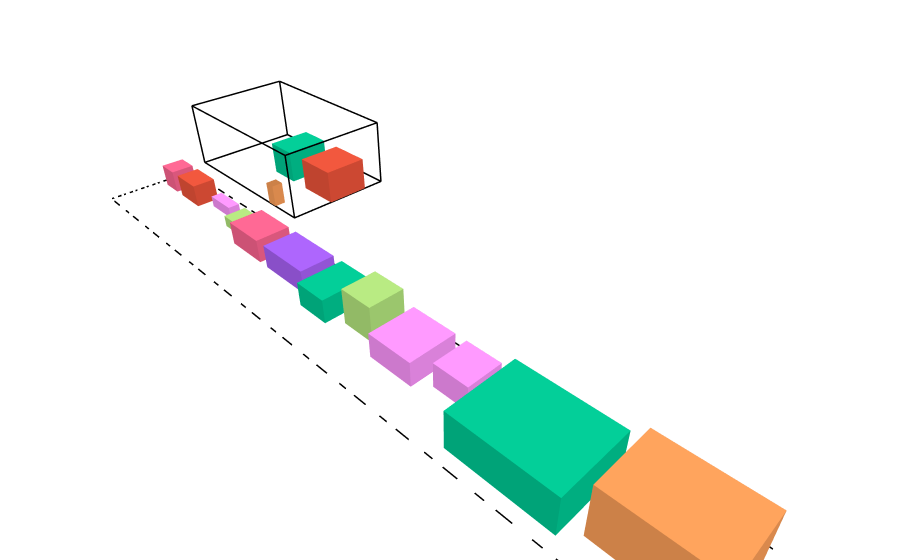

The notebook cell this image was saved under:
### Markdown cell above
## **Pengujian 2**

Dalam pengujian kedua, akan digunakan dataset berikut dengan $1$ truk dan $19$ paket.

### Code cell
trucks_2 = [
   Truck("T1", 10, 16, 6, 250)
]
packages_2 = [
   Package("A1", 2, 2, 2, 90, 8, False, 1),
   Package("A2", 2, 3, 2, 85, 10, False, 2),
   Package("A3", 1, 3, 1, 70, 5, True, 1),
   Package("A4", 2, 2, 1, 65, 6, False, 3),
   
   Package("B1", 3, 4, 2, 100, 18, False, 4),
   Package("B2", 4, 4, 3, 110, 22, False, 2),
   Package("B3", 3, 5, 2, 95, 20, True, 3),
   Package("B4", 4, 3, 2, 85, 16, False, 5),
   Package("B5", 3, 3, 3, 90, 19, False, 1),
   
   Package("H1", 3, 4, 3, 160, 45, False, 2),
   Package("H2", 4, 4, 2, 140, 38, False, 6),
   Package("H3", 3, 3, 2, 120, 32, True, 1),
   
   Package("T1", 6, 8, 3, 35, 42, False, 7),
   Package("T2", 5, 7, 4, 30, 38, False, 6),
   
   Package("S1", 1, 1, 1, 25, 2, False, 1),
   Package("S2", 1, 2, 1, 30, 3, False, 2),
   Package("S3", 2, 1, 1, 28, 3, True, 4),
   Package("S4", 1, 1, 2, 20, 2, False, 3),
   Package("S5", 2, 2, 1, 35, 4, False, 5)
]

initial_state_2 = State(packages_2, trucks_2, init="random_feasible")
draw_state(initial_state_2)

### Figure 1 — Plotly figure (JSON) as saved in the notebook; plotly's stock layout.template omitted (floating-point values rounded to 4 significant figures)
{"data": [{"hovertemplate": "%{hovertext}<extra></extra>", "hovertext": ["<b>ID:</b> T1<br><b>Size:</b> 10x16x6<br><b>Max_Capacity:</b> 250<br>", "<b>ID:</b> T1<br><b>Size:</b> 10x16x6<br><b>Max_Capacity:</b> 250<br>", "<b>ID:</b> T1<br><b>Size:</b> 10x16x6<br><b>Max_Capacity:</b> 250<br>", "<b>ID:</b> T1<br><b>Size:</b> 10x16x6<br><b>Max_Capacity:</b> 250<br>", "<b>ID:</b> T1<br><b>Size:</b> 10x16x6<br><b>Max_Capacity:</b> 250<br>", "<b>ID:</b> T1<br><b>Size:</b> 10x16x6<br><b>Max_Capacity:</b> 250<br>", "<b>ID:</b> T1<br><b>Size:</b> 10x16x6<br><b>Max_Capacity:</b> 250<br>", "<b>ID:</b> T1<br><b>Size:</b> 10x16x6<br><b>Max_Capacity:</b> 250<br>", "<b>ID:</b> T1<br><b>Size:</b> 10x16x6<br><b>Max_Capacity:</b> 250<br>", "<b>ID:</b> T1<br><b>Size:</b> 10x16x6<br><b>Max_Capacity:</b> 250<br>", "<b>ID:</b> T1<br><b>Size:</b> 10x16x6<br><b>Max_Capacity:</b> 250<br>", "<b>ID:</b> T1<br><b>Size:</b> 10x16x6<br><b>Max_Capacity:</b> 250<br>", "<b>ID:</b> T1<br><b>Size:</b> 10x16x6<br><b>Max_Capacity:</b> 250<br>", "<b>ID:</b> T1<br><b>Size:</b> 10x16x6<br><b>Max_Capacity:</b> 250<br>", "<b>ID:</b> T1<br><b>Size:</b> 10x16x6<br><b>Max_Capacity:</b> 250<br>", "<b>ID:</b> T1<br><b>Size:</b> 10x16x6<br><b>Max_Capacity:</b> 250<br>", "<b>ID:</b> T1<br><b>Size:</b> 10x16x6<br><b>Max_Capacity:</b> 250<br>", "<b>ID:</b> T1<br><b>Size:</b> 10x16x6<br><b>Max_Capacity:</b> 250<br>", "<b>ID:</b> T1<br><b>Size:</b> 10x16x6<br><b>Max_Capacity:</b> 250<br>", "<b>ID:</b> T1<br><b>Size:</b> 10x16x6<br><b>Max_Capacity:</b> 250<br>", "<b>ID:</b> T1<br><b>Size:</b> 10x16x6<br><b>Max_Capacity:</b> 250<br>", "<b>ID:</b> T1<br><b>Size:</b> 10x16x6<br><b>Max_Capacity:</b> 250<br>", "<b>ID:</b> T1<br><b>Size:</b> 10x16x6<br><b>Max_Capacity:</b> 250<br>", "<b>ID:</b> T1<br><b>Size:</b> 10x16x6<br><b>Max_Capacity:</b> 250<br>"], "line": {"color": "black", "width": 3}, "mode": "lines", "name": "Truck T1", "showlegend": false, "type": "scatter3d", "x": [0, 10, 10, 0, 0, null, 0, 10, 10, 0, 0, null, 0, 0, null, 10, 10, null, 10, 10, null, 0, 0, null], "y": [0, 0, 16, 16, 0, null, 0, 0, 16, 16, 0, null, 0, 0, null, 0, 0, null, 16, 16, null, 16, 16, null], "z": [0, 0, 0, 0, 0, null, 6, 6, 6, 6, 6, null, 0, 6, null, 0, 6, null, 0, 6, null, 0, 6, null]}, {"alphahull": 0, "color": "#EF553B", "flatshading": true, "hovertemplate": "%{hovertext}<extra></extra>", "hovertext": ["<b>ID:</b> B2<br><b>Position:</b> (2, 12, 0)<br><b>Size:</b> 4x4x3<br><b>Value:</b> 110<br><b>Weight:</b> 22<br><b>Is_Fragile:</b> False<br><b>ETA:</b> 2", "<b>ID:</b> B2<br><b>Position:</b> (2, 12, 0)<br><b>Size:</b> 4x4x3<br><b>Value:</b> 110<br><b>Weight:</b> 22<br><b>Is_Fragile:</b> False<br><b>ETA:</b> 2", "<b>ID:</b> B2<br><b>Position:</b> (2, 12, 0)<br><b>Size:</b> 4x4x3<br><b>Value:</b> 110<br><b>Weight:</b> 22<br><b>Is_Fragile:</b> False<br><b>ETA:</b> 2", "<b>ID:</b> B2<br><b>Position:</b> (2, 12, 0)<br><b>Size:</b> 4x4x3<br><b>Value:</b> 110<br><b>Weight:</b> 22<br><b>Is_Fragile:</b> False<br><b>ETA:</b> 2", "<b>ID:</b> B2<br><b>Position:</b> (2, 12, 0)<br><b>Size:</b> 4x4x3<br><b>Value:</b> 110<br><b>Weight:</b> 22<br><b>Is_Fragile:</b> False<br><b>ETA:</b> 2", "<b>ID:</b> B2<br><b>Position:</b> (2, 12, 0)<br><b>Size:</b> 4x4x3<br><b>Value:</b> 110<br><b>Weight:</b> 22<br><b>Is_Fragile:</b> False<br><b>ETA:</b> 2", "<b>ID:</b> B2<br><b>Position:</b> (2, 12, 0)<br><b>Size:</b> 4x4x3<br><b>Value:</b> 110<br><b>Weight:</b> 22<br><b>Is_Fragile:</b> False<br><b>ETA:</b> 2", "<b>ID:</b> B2<br><b>Position:</b> (2, 12, 0)<br><b>Size:</b> 4x4x3<br><b>Value:</b> 110<br><b>Weight:</b> 22<br><b>Is_Fragile:</b> False<br><b>ETA:</b> 2"], "name": "Package B2", "opacity": 1, "showlegend": false, "type": "mesh3d", "x": [2, 6, 6, 2, 2, 6, 6, 2], "y": [12, 12, 16, 16, 12, 12, 16, 16], "z": [0, 0, 0, 0, 3, 3, 3, 3]}, {"alphahull": 0, "color": "#00CC96", "flatshading": true, "hovertemplate": "%{hovertext}<extra></extra>", "hovertext": ["<b>ID:</b> H1<br><b>Position:</b> (2, 7, 0)<br><b>Size:</b> 4x3x3<br><b>Value:</b> 160<br><b>Weight:</b> 45<br><b>Is_Fragile:</b> False<br><b>ETA:</b> 2", "<b>ID:</b> H1<br><b>Position:</b> (2, 7, 0)<br><b>Size:</b> 4x3x3<br><b>Value:</b> 160<br><b>Weight:</b> 45<br><b>Is_Fragile:</b> False<br><b>ETA:</b> 2", "<b>ID:</b> H1<br><b>Position:</b> (2, 7, 0)<br><b>Size:</b> 4x3x3<br><b>Value:</b> 160<br><b>Weight:</b> 45<br><b>Is_Fragile:</b> False<br><b>ETA:</b> 2", "<b>ID:</b> H1<br><b>Position:</b> (2, 7, 0)<br><b>Size:</b> 4x3x3<br><b>Value:</b> 160<br><b>Weight:</b> 45<br><b>Is_Fragile:</b> False<br><b>ETA:</b> 2", "<b>ID:</b> H1<br><b>Position:</b> (2, 7, 0)<br><b>Size:</b> 4x3x3<br><b>Value:</b> 160<br><b>Weight:</b> 45<br><b>Is_Fragile:</b> False<br><b>ETA:</b> 2", "<b>ID:</b> H1<br><b>Position:</b> (2, 7, 0)<br><b>Size:</b> 4x3x3<br><b>Value:</b> 160<br><b>Weight:</b> 45<br><b>Is_Fragile:</b> False<br><b>ETA:</b> 2", "<b>ID:</b> H1<br><b>Position:</b> (2, 7, 0)<br><b>Size:</b> 4x3x3<br><b>Value:</b> 160<br><b>Weight:</b> 45<br><b>Is_Fragile:</b> False<br><b>ETA:</b> 2", "<b>ID:</b> H1<br><b>Position:</b> (2, 7, 0)<br><b>Size:</b> 4x3x3<br><b>Value:</b> 160<br><b>Weight:</b> 45<br><b>Is_Fragile:</b> False<br><b>ETA:</b> 2"], "name": "Package H1", "opacity": 1, "showlegend": false, "type": "mesh3d", "x": [2, 6, 6, 2, 2, 6, 6, 2], "y": [7, 7, 10, 10, 7, 7, 10, 10], "z": [0, 0, 0, 0, 3, 3, 3, 3]}, {"alphahull": 0, "color": "#FFA15A", "flatshading": true, "hovertemplate": "%{hovertext}<extra></extra>", "hovertext": ["<b>ID:</b> S3<br><b>Position:</b> (9, 12, 0)<br><b>Size:</b> 1x1x2<br><b>Value:</b> 28<br><b>Weight:</b> 3<br><b>Is_Fragile:</b> True<br><b>ETA:</b> 4", "<b>ID:</b> S3<br><b>Position:</b> (9, 12, 0)<br><b>Size:</b> 1x1x2<br><b>Value:</b> 28<br><b>Weight:</b> 3<br><b>Is_Fragile:</b> True<br><b>ETA:</b> 4", "<b>ID:</b> S3<br><b>Position:</b> (9, 12, 0)<br><b>Size:</b> 1x1x2<br><b>Value:</b> 28<br><b>Weight:</b> 3<br><b>Is_Fragile:</b> True<br><b>ETA:</b> 4", "<b>ID:</b> S3<br><b>Position:</b> (9, 12, 0)<br><b>Size:</b> 1x1x2<br><b>Value:</b> 28<br><b>Weight:</b> 3<br><b>Is_Fragile:</b> True<br><b>ETA:</b> 4", "<b>ID:</b> S3<br><b>Position:</b> (9, 12, 0)<br><b>Size:</b> 1x1x2<br><b>Value:</b> 28<br><b>Weight:</b> 3<br><b>Is_Fragile:</b> True<br><b>ETA:</b> 4", "<b>ID:</b> S3<br><b>Position:</b> (9, 12, 0)<br><b>Size:</b> 1x1x2<br><b>Value:</b> 28<br><b>Weight:</b> 3<br><b>Is_Fragile:</b> True<br><b>ETA:</b> 4", "<b>ID:</b> S3<br><b>Position:</b> (9, 12, 0)<br><b>Size:</b> 1x1x2<br><b>Value:</b> 28<br><b>Weight:</b> 3<br><b>Is_Fragile:</b> True<br><b>ETA:</b> 4", "<b>ID:</b> S3<br><b>Position:</b> (9, 12, 0)<br><b>Size:</b> 1x1x2<br><b>Value:</b> 28<br><b>Weight:</b> 3<br><b>Is_Fragile:</b> True<br><b>ETA:</b> 4"], "name": "Package S3", "opacity": 1, "showlegend": false, "type": "mesh3d", "x": [9, 10, 10, 9, 9, 10, 10, 9], "y": [12, 12, 13, 13, 12, 12, 13, 13], "z": [0, 0, 0, 0, 2, 2, 2, 2]}, {"alphahull": 0, "color": "#FF6692", "flatshading": true, "hovertemplate": "%{hovertext}<extra></extra>", "hovertext": ["<b>ID:</b> A1<br><b>Position:</b> (1.0, 1, 0)<br><b>Size:</b> 2x2x2<br><b>Value:</b> 90<br><b>Weight:</b> 8<br><b>Is_Fragile:</b> False<br><b>ETA:</b> 1", "<b>ID:</b> A1<br><b>Position:</b> (1.0, 1, 0)<br><b>Size:</b> 2x2x2<br><b>Value:</b> 90<br><b>Weight:</b> 8<br><b>Is_Fragile:</b> False<br><b>ETA:</b> 1", "<b>ID:</b> A1<br><b>Position:</b> (1.0, 1, 0)<br><b>Size:</b> 2x2x2<br><b>Value:</b> 90<br><b>Weight:</b> 8<br><b>Is_Fragile:</b> False<br><b>ETA:</b> 1", "<b>ID:</b> A1<br><b>Position:</b> (1.0, 1, 0)<br><b>Size:</b> 2x2x2<br><b>Value:</b> 90<br><b>Weight:</b> 8<br><b>Is_Fragile:</b> False<br><b>ETA:</b> 1", "<b>ID:</b> A1<br><b>Position:</b> (1.0, 1, 0)<br><b>Size:</b> 2x2x2<br><b>Value:</b> 90<br><b>Weight:</b> 8<br><b>Is_Fragile:</b> False<br><b>ETA:</b> 1", "<b>ID:</b> A1<br><b>Position:</b> (1.0, 1, 0)<br><b>Size:</b> 2x2x2<br><b>Value:</b> 90<br><b>Weight:</b> 8<br><b>Is_Fragile:</b> False<br><b>ETA:</b> 1", "<b>ID:</b> A1<br><b>Position:</b> (1.0, 1, 0)<br><b>Size:</b> 2x2x2<br><b>Value:</b> 90<br><b>Weight:</b> 8<br><b>Is_Fragile:</b> False<br><b>ETA:</b> 1", "<b>ID:</b> A1<br><b>Position:</b> (1.0, 1, 0)<br><b>Size:</b> 2x2x2<br><b>Value:</b> 90<br><b>Weight:</b> 8<br><b>Is_Fragile:</b> False<br><b>ETA:</b> 1"], "name": "Package A1", "opacity": 1, "showlegend": false, "type": "mesh3d", "x": [13, 15, 15, 13, 13, 15, 15, 13], "y": [2, 2, 4, 4, 2, 2, 4, 4], "z": [0, 0, 0, 0, 2, 2, 2, 2]}, {"alphahull": 0, "color": "#EF553B", "flatshading": true, "hovertemplate": "%{hovertext}<extra></extra>", "hovertext": ["<b>ID:</b> A2<br><b>Position:</b> (1.0, 4, 0)<br><b>Size:</b> 2x3x2<br><b>Value:</b> 85<br><b>Weight:</b> 10<br><b>Is_Fragile:</b> False<br><b>ETA:</b> 2", "<b>ID:</b> A2<br><b>Position:</b> (1.0, 4, 0)<br><b>Size:</b> 2x3x2<br><b>Value:</b> 85<br><b>Weight:</b> 10<br><b>Is_Fragile:</b> False<br><b>ETA:</b> 2", "<b>ID:</b> A2<br><b>Position:</b> (1.0, 4, 0)<br><b>Size:</b> 2x3x2<br><b>Value:</b> 85<br><b>Weight:</b> 10<br><b>Is_Fragile:</b> False<br><b>ETA:</b> 2", "<b>ID:</b> A2<br><b>Position:</b> (1.0, 4, 0)<br><b>Size:</b> 2x3x2<br><b>Value:</b> 85<br><b>Weight:</b> 10<br><b>Is_Fragile:</b> False<br><b>ETA:</b> 2", "<b>ID:</b> A2<br><b>Position:</b> (1.0, 4, 0)<br><b>Size:</b> 2x3x2<br><b>Value:</b> 85<br><b>Weight:</b> 10<br><b>Is_Fragile:</b> False<br><b>ETA:</b> 2", "<b>ID:</b> A2<br><b>Position:</b> (1.0, 4, 0)<br><b>Size:</b> 2x3x2<br><b>Value:</b> 85<br><b>Weight:</b> 10<br><b>Is_Fragile:</b> False<br><b>ETA:</b> 2", "<b>ID:</b> A2<br><b>Position:</b> (1.0, 4, 0)<br><b>Size:</b> 2x3x2<br><b>Value:</b> 85<br><b>Weight:</b> 10<br><b>Is_Fragile:</b> False<br><b>ETA:</b> 2", "<b>ID:</b> A2<br><b>Position:</b> (1.0, 4, 0)<br><b>Size:</b> 2x3x2<br><b>Value:</b> 85<br><b>Weight:</b> 10<br><b>Is_Fragile:</b> False<br><b>ETA:</b> 2"], "name": "Package A2", "opacity": 1, "showlegend": false, "type": "mesh3d", "x": [13, 15, 15, 13, 13, 15, 15, 13], "y": [5, 5, 8, 8, 5, 5, 8, 8], "z": [0, 0, 0, 0, 2, 2, 2, 2]}, {"alphahull": 0, "color": "#FF97FF", "flatshading": true, "hovertemplate": "%{hovertext}<extra></extra>", "hovertext": ["<b>ID:</b> A3<br><b>Position:</b> (1.0, 8, 0)<br><b>Size:</b> 1x3x1<br><b>Value:</b> 70<br><b>Weight:</b> 5<br><b>Is_Fragile:</b> True<br><b>ETA:</b> 1", "<b>ID:</b> A3<br><b>Position:</b> (1.0, 8, 0)<br><b>Size:</b> 1x3x1<br><b>Value:</b> 70<br><b>Weight:</b> 5<br><b>Is_Fragile:</b> True<br><b>ETA:</b> 1", "<b>ID:</b> A3<br><b>Position:</b> (1.0, 8, 0)<br><b>Size:</b> 1x3x1<br><b>Value:</b> 70<br><b>Weight:</b> 5<br><b>Is_Fragile:</b> True<br><b>ETA:</b> 1", "<b>ID:</b> A3<br><b>Position:</b> (1.0, 8, 0)<br><b>Size:</b> 1x3x1<br><b>Value:</b> 70<br><b>Weight:</b> 5<br><b>Is_Fragile:</b> True<br><b>ETA:</b> 1", "<b>ID:</b> A3<br><b>Position:</b> (1.0, 8, 0)<br><b>Size:</b> 1x3x1<br><b>Value:</b> 70<br><b>Weight:</b> 5<br><b>Is_Fragile:</b> True<br><b>ETA:</b> 1", "<b>ID:</b> A3<br><b>Position:</b> (1.0, 8, 0)<br><b>Size:</b> 1x3x1<br><b>Value:</b> 70<br><b>Weight:</b> 5<br><b>Is_Fragile:</b> True<br><b>ETA:</b> 1", "<b>ID:</b> A3<br><b>Position:</b> (1.0, 8, 0)<br><b>Size:</b> 1x3x1<br><b>Value:</b> 70<br><b>Weight:</b> 5<br><b>Is_Fragile:</b> True<br><b>ETA:</b> 1", "<b>ID:</b> A3<br><b>Position:</b> (1.0, 8, 0)<br><b>Size:</b> 1x3x1<br><b>Value:</b> 70<br><b>Weight:</b> 5<br><b>Is_Fragile:</b> True<br><b>ETA:</b> 1"], "name": "Package A3", "opacity": 1, "showlegend": false, "type": "mesh3d", "x": [13, 14, 14, 13, 13, 14, 14, 13], "y": [9, 9, 12, 12, 9, 9, 12, 12], "z": [0, 0, 0, 0, 1, 1, 1, 1]}, {"alphahull": 0, "color": "#B6E880", "flatshading": true, "hovertemplate": "%{hovertext}<extra></extra>", "hovertext": ["<b>ID:</b> A4<br><b>Position:</b> (1.0, 12, 0)<br><b>Size:</b> 2x2x1<br><b>Value:</b> 65<br><b>Weight:</b> 6<br><b>Is_Fragile:</b> False<br><b>ETA:</b> 3", "<b>ID:</b> A4<br><b>Position:</b> (1.0, 12, 0)<br><b>Size:</b> 2x2x1<br><b>Value:</b> 65<br><b>Weight:</b> 6<br><b>Is_Fragile:</b> False<br><b>ETA:</b> 3", "<b>ID:</b> A4<br><b>Position:</b> (1.0, 12, 0)<br><b>Size:</b> 2x2x1<br><b>Value:</b> 65<br><b>Weight:</b> 6<br><b>Is_Fragile:</b> False<br><b>ETA:</b> 3", "<b>ID:</b> A4<br><b>Position:</b> (1.0, 12, 0)<br><b>Size:</b> 2x2x1<br><b>Value:</b> 65<br><b>Weight:</b> 6<br><b>Is_Fragile:</b> False<br><b>ETA:</b> 3", "<b>ID:</b> A4<br><b>Position:</b> (1.0, 12, 0)<br><b>Size:</b> 2x2x1<br><b>Value:</b> 65<br><b>Weight:</b> 6<br><b>Is_Fragile:</b> False<br><b>ETA:</b> 3", "<b>ID:</b> A4<br><b>Position:</b> (1.0, 12, 0)<br><b>Size:</b> 2x2x1<br><b>Value:</b> 65<br><b>Weight:</b> 6<br><b>Is_Fragile:</b> False<br><b>ETA:</b> 3", "<b>ID:</b> A4<br><b>Position:</b> (1.0, 12, 0)<br><b>Size:</b> 2x2x1<br><b>Value:</b> 65<br><b>Weight:</b> 6<br><b>Is_Fragile:</b> False<br><b>ETA:</b> 3", "<b>ID:</b> A4<br><b>Position:</b> (1.0, 12, 0)<br><b>Size:</b> 2x2x1<br><b>Value:</b> 65<br><b>Weight:</b> 6<br><b>Is_Fragile:</b> False<br><b>ETA:</b> 3"], "name": "Package A4", "opacity": 1, "showlegend": false, "type": "mesh3d", "x": [13, 15, 15, 13, 13, 15, 15, 13], "y": [13, 13, 15, 15, 13, 13, 15, 15], "z": [0, 0, 0, 0, 1, 1, 1, 1]}, {"alphahull": 0, "color": "#FF6692", "flatshading": true, "hovertemplate": "%{hovertext}<extra></extra>", "hovertext": ["<b>ID:</b> B1<br><b>Position:</b> (1.0, 15, 0)<br><b>Size:</b> 3x4x2<br><b>Value:</b> 100<br><b>Weight:</b> 18<br><b>Is_Fragile:</b> False<br><b>ETA:</b> 4", "<b>ID:</b> B1<br><b>Position:</b> (1.0, 15, 0)<br><b>Size:</b> 3x4x2<br><b>Value:</b> 100<br><b>Weight:</b> 18<br><b>Is_Fragile:</b> False<br><b>ETA:</b> 4", "<b>ID:</b> B1<br><b>Position:</b> (1.0, 15, 0)<br><b>Size:</b> 3x4x2<br><b>Value:</b> 100<br><b>Weight:</b> 18<br><b>Is_Fragile:</b> False<br><b>ETA:</b> 4", "<b>ID:</b> B1<br><b>Position:</b> (1.0, 15, 0)<br><b>Size:</b> 3x4x2<br><b>Value:</b> 100<br><b>Weight:</b> 18<br><b>Is_Fragile:</b> False<br><b>ETA:</b> 4", "<b>ID:</b> B1<br><b>Position:</b> (1.0, 15, 0)<br><b>Size:</b> 3x4x2<br><b>Value:</b> 100<br><b>Weight:</b> 18<br><b>Is_Fragile:</b> False<br><b>ETA:</b> 4", "<b>ID:</b> B1<br><b>Position:</b> (1.0, 15, 0)<br><b>Size:</b> 3x4x2<br><b>Value:</b> 100<br><b>Weight:</b> 18<br><b>Is_Fragile:</b> False<br><b>ETA:</b> 4", "<b>ID:</b> B1<br><b>Position:</b> (1.0, 15, 0)<br><b>Size:</b> 3x4x2<br><b>Value:</b> 100<br><b>Weight:</b> 18<br><b>Is_Fragile:</b> False<br><b>ETA:</b> 4", "<b>ID:</b> B1<br><b>Position:</b> (1.0, 15, 0)<br><b>Size:</b> 3x4x2<br><b>Value:</b> 100<br><b>Weight:</b> 18<br><b>Is_Fragile:</b> False<br><b>ETA:</b> 4"], "name": "Package B1", "opacity": 1, "showlegend": false, "type": "mesh3d", "x": [13, 16, 16, 13, 13, 16, 16, 13], "y": [16, 16, 20, 20, 16, 16, 20, 20], "z": [0, 0, 0, 0, 2, 2, 2, 2]}, {"alphahull": 0, "color": "#AB63FA", "flatshading": true, "hovertemplate": "%{hovertext}<extra></extra>", "hovertext": ["<b>ID:</b> B3<br><b>Position:</b> (1.0, 20, 0)<br><b>Size:</b> 3x5x2<br><b>Value:</b> 95<br><b>Weight:</b> 20<br><b>Is_Fragile:</b> True<br><b>ETA:</b> 3", "<b>ID:</b> B3<br><b>Position:</b> (1.0, 20, 0)<br><b>Size:</b> 3x5x2<br><b>Value:</b> 95<br><b>Weight:</b> 20<br><b>Is_Fragile:</b> True<br><b>ETA:</b> 3", "<b>ID:</b> B3<br><b>Position:</b> (1.0, 20, 0)<br><b>Size:</b> 3x5x2<br><b>Value:</b> 95<br><b>Weight:</b> 20<br><b>Is_Fragile:</b> True<br><b>ETA:</b> 3", "<b>ID:</b> B3<br><b>Position:</b> (1.0, 20, 0)<br><b>Size:</b> 3x5x2<br><b>Value:</b> 95<br><b>Weight:</b> 20<br><b>Is_Fragile:</b> True<br><b>ETA:</b> 3", "<b>ID:</b> B3<br><b>Position:</b> (1.0, 20, 0)<br><b>Size:</b> 3x5x2<br><b>Value:</b> 95<br><b>Weight:</b> 20<br><b>Is_Fragile:</b> True<br><b>ETA:</b> 3", "<b>ID:</b> B3<br><b>Position:</b> (1.0, 20, 0)<br><b>Size:</b> 3x5x2<br><b>Value:</b> 95<br><b>Weight:</b> 20<br><b>Is_Fragile:</b> True<br><b>ETA:</b> 3", "<b>ID:</b> B3<br><b>Position:</b> (1.0, 20, 0)<br><b>Size:</b> 3x5x2<br><b>Value:</b> 95<br><b>Weight:</b> 20<br><b>Is_Fragile:</b> True<br><b>ETA:</b> 3", "<b>ID:</b> B3<br><b>Position:</b> (1.0, 20, 0)<br><b>Size:</b> 3x5x2<br><b>Value:</b> 95<br><b>Weight:</b> 20<br><b>Is_Fragile:</b> True<br><b>ETA:</b> 3"], "name": "Package B3", "opacity": 1, "showlegend": false, "type": "mesh3d", "x": [13, 16, 16, 13, 13, 16, 16, 13], "y": [21, 21, 26, 26, 21, 21, 26, 26], "z": [0, 0, 0, 0, 2, 2, 2, 2]}, {"alphahull": 0, "color": "#00CC96", "flatshading": true, "hovertemplate": "%{hovertext}<extra></extra>", "hovertext": ["<b>ID:</b> B4<br><b>Position:</b> (1.0, 26, 0)<br><b>Size:</b> 4x3x2<br><b>Value:</b> 85<br><b>Weight:</b> 16<br><b>Is_Fragile:</b> False<br><b>ETA:</b> 5", "<b>ID:</b> B4<br><b>Position:</b> (1.0, 26, 0)<br><b>Size:</b> 4x3x2<br><b>Value:</b> 85<br><b>Weight:</b> 16<br><b>Is_Fragile:</b> False<br><b>ETA:</b> 5", "<b>ID:</b> B4<br><b>Position:</b> (1.0, 26, 0)<br><b>Size:</b> 4x3x2<br><b>Value:</b> 85<br><b>Weight:</b> 16<br><b>Is_Fragile:</b> False<br><b>ETA:</b> 5", "<b>ID:</b> B4<br><b>Position:</b> (1.0, 26, 0)<br><b>Size:</b> 4x3x2<br><b>Value:</b> 85<br><b>Weight:</b> 16<br><b>Is_Fragile:</b> False<br><b>ETA:</b> 5", "<b>ID:</b> B4<br><b>Position:</b> (1.0, 26, 0)<br><b>Size:</b> 4x3x2<br><b>Value:</b> 85<br><b>Weight:</b> 16<br><b>Is_Fragile:</b> False<br><b>ETA:</b> 5", "<b>ID:</b> B4<br><b>Position:</b> (1.0, 26, 0)<br><b>Size:</b> 4x3x2<br><b>Value:</b> 85<br><b>Weight:</b> 16<br><b>Is_Fragile:</b> False<br><b>ETA:</b> 5", "<b>ID:</b> B4<br><b>Position:</b> (1.0, 26, 0)<br><b>Size:</b> 4x3x2<br><b>Value:</b> 85<br><b>Weight:</b> 16<br><b>Is_Fragile:</b> False<br><b>ETA:</b> 5", "<b>ID:</b> B4<br><b>Position:</b> (1.0, 26, 0)<br><b>Size:</b> 4x3x2<br><b>Value:</b> 85<br><b>Weight:</b> 16<br><b>Is_Fragile:</b> False<br><b>ETA:</b> 5"], "name": "Package B4", "opacity": 1, "showlegend": false, "type": "mesh3d", "x": [13, 17, 17, 13, 13, 17, 17, 13], "y": [27, 27, 30, 30, 27, 27, 30, 30], "z": [0, 0, 0, 0, 2, 2, 2, 2]}, {"alphahull": 0, "color": "#B6E880", "flatshading": true, "hovertemplate": "%{hovertext}<extra></extra>", "hovertext": ["<b>ID:</b> B5<br><b>Position:</b> (1.0, 30, 0)<br><b>Size:</b> 3x3x3<br><b>Value:</b> 90<br><b>Weight:</b> 19<br><b>Is_Fragile:</b> False<br><b>ETA:</b> 1", "<b>ID:</b> B5<br><b>Position:</b> (1.0, 30, 0)<br><b>Size:</b> 3x3x3<br><b>Value:</b> 90<br><b>Weight:</b> 19<br><b>Is_Fragile:</b> False<br><b>ETA:</b> 1", "<b>ID:</b> B5<br><b>Position:</b> (1.0, 30, 0)<br><b>Size:</b> 3x3x3<br><b>Value:</b> 90<br><b>Weight:</b> 19<br><b>Is_Fragile:</b> False<br><b>ETA:</b> 1", "<b>ID:</b> B5<br><b>Position:</b> (1.0, 30, 0)<br><b>Size:</b> 3x3x3<br><b>Value:</b> 90<br><b>Weight:</b> 19<br><b>Is_Fragile:</b> False<br><b>ETA:</b> 1", "<b>ID:</b> B5<br><b>Position:</b> (1.0, 30, 0)<br><b>Size:</b> 3x3x3<br><b>Value:</b> 90<br><b>Weight:</b> 19<br><b>Is_Fragile:</b> False<br><b>ETA:</b> 1", "<b>ID:</b> B5<br><b>Position:</b> (1.0, 30, 0)<br><b>Size:</b> 3x3x3<br><b>Value:</b> 90<br><b>Weight:</b> 19<br><b>Is_Fragile:</b> False<br><b>ETA:</b> 1", "<b>ID:</b> B5<br><b>Position:</b> (1.0, 30, 0)<br><b>Size:</b> 3x3x3<br><b>Value:</b> 90<br><b>Weight:</b> 19<br><b>Is_Fragile:</b> False<br><b>ETA:</b> 1", "<b>ID:</b> B5<br><b>Position:</b> (1.0, 30, 0)<br><b>Size:</b> 3x3x3<br><b>Value:</b> 90<br><b>Weight:</b> 19<br><b>Is_Fragile:</b> False<br><b>ETA:</b> 1"], "name": "Package B5", "opacity": 1, "showlegend": false, "type": "mesh3d", "x": [13, 16, 16, 13, 13, 16, 16, 13], "y": [31, 31, 34, 34, 31, 31, 34, 34], "z": [0, 0, 0, 0, 3, 3, 3, 3]}, {"alphahull": 0, "color": "#FF97FF", "flatshading": true, "hovertemplate": "%{hovertext}<extra></extra>", "hovertext": ["<b>ID:</b> H2<br><b>Position:</b> (1.0, 34, 0)<br><b>Size:</b> 4x4x2<br><b>Value:</b> 140<br><b>Weight:</b> 38<br><b>Is_Fragile:</b> False<br><b>ETA:</b> 6", "<b>ID:</b> H2<br><b>Position:</b> (1.0, 34, 0)<br><b>Size:</b> 4x4x2<br><b>Value:</b> 140<br><b>Weight:</b> 38<br><b>Is_Fragile:</b> False<br><b>ETA:</b> 6", "<b>ID:</b> H2<br><b>Position:</b> (1.0, 34, 0)<br><b>Size:</b> 4x4x2<br><b>Value:</b> 140<br><b>Weight:</b> 38<br><b>Is_Fragile:</b> False<br><b>ETA:</b> 6", "<b>ID:</b> H2<br><b>Position:</b> (1.0, 34, 0)<br><b>Size:</b> 4x4x2<br><b>Value:</b> 140<br><b>Weight:</b> 38<br><b>Is_Fragile:</b> False<br><b>ETA:</b> 6", "<b>ID:</b> H2<br><b>Position:</b> (1.0, 34, 0)<br><b>Size:</b> 4x4x2<br><b>Value:</b> 140<br><b>Weight:</b> 38<br><b>Is_Fragile:</b> False<br><b>ETA:</b> 6", "<b>ID:</b> H2<br><b>Position:</b> (1.0, 34, 0)<br><b>Size:</b> 4x4x2<br><b>Value:</b> 140<br><b>Weight:</b> 38<br><b>Is_Fragile:</b> False<br><b>ETA:</b> 6", "<b>ID:</b> H2<br><b>Position:</b> (1.0, 34, 0)<br><b>Size:</b> 4x4x2<br><b>Value:</b> 140<br><b>Weight:</b> 38<br><b>Is_Fragile:</b> False<br><b>ETA:</b> 6", "<b>ID:</b> H2<br><b>Position:</b> (1.0, 34, 0)<br><b>Size:</b> 4x4x2<br><b>Value:</b> 140<br><b>Weight:</b> 38<br><b>Is_Fragile:</b> False<br><b>ETA:</b> 6"], "name": "Package H2", "opacity": 1, "showlegend": false, "type": "mesh3d", "x": [13, 17, 17, 13, 13, 17, 17, 13], "y": [35, 35, 39, 39, 35, 35, 39, 39], "z": [0, 0, 0, 0, 2, 2, 2, 2]}, {"alphahull": 0, "color": "#FF97FF", "flatshading": true, "hovertemplate": "%{hovertext}<extra></extra>", "hovertext": ["<b>ID:</b> H3<br><b>Position:</b> (1.0, 39, 0)<br><b>Size:</b> 3x3x2<br><b>Value:</b> 120<br><b>Weight:</b> 32<br><b>Is_Fragile:</b> True<br><b>ETA:</b> 1", "<b>ID:</b> H3<br><b>Position:</b> (1.0, 39, 0)<br><b>Size:</b> 3x3x2<br><b>Value:</b> 120<br><b>Weight:</b> 32<br><b>Is_Fragile:</b> True<br><b>ETA:</b> 1", "<b>ID:</b> H3<br><b>Position:</b> (1.0, 39, 0)<br><b>Size:</b> 3x3x2<br><b>Value:</b> 120<br><b>Weight:</b> 32<br><b>Is_Fragile:</b> True<br><b>ETA:</b> 1", "<b>ID:</b> H3<br><b>Position:</b> (1.0, 39, 0)<br><b>Size:</b> 3x3x2<br><b>Value:</b> 120<br><b>Weight:</b> 32<br><b>Is_Fragile:</b> True<br><b>ETA:</b> 1", "<b>ID:</b> H3<br><b>Position:</b> (1.0, 39, 0)<br><b>Size:</b> 3x3x2<br><b>Value:</b> 120<br><b>Weight:</b> 32<br><b>Is_Fragile:</b> True<br><b>ETA:</b> 1", "<b>ID:</b> H3<br><b>Position:</b> (1.0, 39, 0)<br><b>Size:</b> 3x3x2<br><b>Value:</b> 120<br><b>Weight:</b> 32<br><b>Is_Fragile:</b> True<br><b>ETA:</b> 1", "<b>ID:</b> H3<br><b>Position:</b> (1.0, 39, 0)<br><b>Size:</b> 3x3x2<br><b>Value:</b> 120<br><b>Weight:</b> 32<br><b>Is_Fragile:</b> True<br><b>ETA:</b> 1", "<b>ID:</b> H3<br><b>Position:</b> (1.0, 39, 0)<br><b>Size:</b> 3x3x2<br><b>Value:</b> 120<br><b>Weight:</b> 32<br><b>Is_Fragile:</b> True<br><b>ETA:</b> 1"], "name": "Package H3", "opacity": 1, "showlegend": false, "type": "mesh3d", "x": [13, 16, 16, 13, 13, 16, 16, 13], "y": [40, 40, 43, 43, 40, 40, 43, 43], "z": [0, 0, 0, 0, 2, 2, 2, 2]}, {"alphahull": 0, "color": "#00CC96", "flatshading": true, "hovertemplate": "%{hovertext}<extra></extra>", "hovertext": ["<b>ID:</b> T1<br><b>Position:</b> (1.0, 43, 0)<br><b>Size:</b> 6x8x3<br><b>Value:</b> 35<br><b>Weight:</b> 42<br><b>Is_Fragile:</b> False<br><b>ETA:</b> 7", "<b>ID:</b> T1<br><b>Position:</b> (1.0, 43, 0)<br><b>Size:</b> 6x8x3<br><b>Value:</b> 35<br><b>Weight:</b> 42<br><b>Is_Fragile:</b> False<br><b>ETA:</b> 7", "<b>ID:</b> T1<br><b>Position:</b> (1.0, 43, 0)<br><b>Size:</b> 6x8x3<br><b>Value:</b> 35<br><b>Weight:</b> 42<br><b>Is_Fragile:</b> False<br><b>ETA:</b> 7", "<b>ID:</b> T1<br><b>Position:</b> (1.0, 43, 0)<br><b>Size:</b> 6x8x3<br><b>Value:</b> 35<br><b>Weight:</b> 42<br><b>Is_Fragile:</b> False<br><b>ETA:</b> 7", "<b>ID:</b> T1<br><b>Position:</b> (1.0, 43, 0)<br><b>Size:</b> 6x8x3<br><b>Value:</b> 35<br><b>Weight:</b> 42<br><b>Is_Fragile:</b> False<br><b>ETA:</b> 7", "<b>ID:</b> T1<br><b>Position:</b> (1.0, 43, 0)<br><b>Size:</b> 6x8x3<br><b>Value:</b> 35<br><b>Weight:</b> 42<br><b>Is_Fragile:</b> False<br><b>ETA:</b> 7", "<b>ID:</b> T1<br><b>Position:</b> (1.0, 43, 0)<br><b>Size:</b> 6x8x3<br><b>Value:</b> 35<br><b>Weight:</b> 42<br><b>Is_Fragile:</b> False<br><b>ETA:</b> 7", "<b>ID:</b> T1<br><b>Position:</b> (1.0, 43, 0)<br><b>Size:</b> 6x8x3<br><b>Value:</b> 35<br><b>Weight:</b> 42<br><b>Is_Fragile:</b> False<br><b>ETA:</b> 7"], "name": "Package T1", "opacity": 1, "showlegend": false, "type": "mesh3d", "x": [13, 19, 19, 13, 13, 19, 19, 13], "y": [44, 44, 52, 52, 44, 44, 52, 52], "z": [0, 0, 0, 0, 3, 3, 3, 3]}, {"alphahull": 0, "color": "#FFA15A", "flatshading": true, "hovertemplate": "%{hovertext}<extra></extra>", "hovertext": ["<b>ID:</b> T2<br><b>Position:</b> (1.0, 52, 0)<br><b>Size:</b> 5x7x4<br><b>Value:</b> 30<br><b>Weight:</b> 38<br><b>Is_Fragile:</b> False<br><b>ETA:</b> 6", "<b>ID:</b> T2<br><b>Position:</b> (1.0, 52, 0)<br><b>Size:</b> 5x7x4<br><b>Value:</b> 30<br><b>Weight:</b> 38<br><b>Is_Fragile:</b> False<br><b>ETA:</b> 6", "<b>ID:</b> T2<br><b>Position:</b> (1.0, 52, 0)<br><b>Size:</b> 5x7x4<br><b>Value:</b> 30<br><b>Weight:</b> 38<br><b>Is_Fragile:</b> False<br><b>ETA:</b> 6", "<b>ID:</b> T2<br><b>Position:</b> (1.0, 52, 0)<br><b>Size:</b> 5x7x4<br><b>Value:</b> 30<br><b>Weight:</b> 38<br><b>Is_Fragile:</b> False<br><b>ETA:</b> 6", "<b>ID:</b> T2<br><b>Position:</b> (1.0, 52, 0)<br><b>Size:</b> 5x7x4<br><b>Value:</b> 30<br><b>Weight:</b> 38<br><b>Is_Fragile:</b> False<br><b>ETA:</b> 6", "<b>ID:</b> T2<br><b>Position:</b> (1.0, 52, 0)<br><b>Size:</b> 5x7x4<br><b>Value:</b> 30<br><b>Weight:</b> 38<br><b>Is_Fragile:</b> False<br><b>ETA:</b> 6", "<b>ID:</b> T2<br><b>Position:</b> (1.0, 52, 0)<br><b>Size:</b> 5x7x4<br><b>Value:</b> 30<br><b>Weight:</b> 38<br><b>Is_Fragile:</b> False<br><b>ETA:</b> 6", "<b>ID:</b> T2<br><b>Position:</b> (1.0, 52, 0)<br><b>Size:</b> 5x7x4<br><b>Value:</b> 30<br><b>Weight:</b> 38<br><b>Is_Fragile:</b> False<br><b>ETA:</b> 6"], "name": "Package T2", "opacity": 1, "showlegend": false, "type": "mesh3d", "x": [13, 18, 18, 13, 13, 18, 18, 13], "y": [53, 53, 60, 60, 53, 53, 60, 60], "z": [0, 0, 0, 0, 4, 4, 4, 4]}, {"alphahull": 0, "color": "#636EFA", "flatshading": true, "hovertemplate": "%{hovertext}<extra></extra>", "hovertext": ["<b>ID:</b> S1<br><b>Position:</b> (1.0, 60, 0)<br><b>Size:</b> 1x1x1<br><b>Value:</b> 25<br><b>Weight:</b> 2<br><b>Is_Fragile:</b> False<br><b>ETA:</b> 1", "<b>ID:</b> S1<br><b>Position:</b> (1.0, 60, 0)<br><b>Size:</b> 1x1x1<br><b>Value:</b> 25<br><b>Weight:</b> 2<br><b>Is_Fragile:</b> False<br><b>ETA:</b> 1", "<b>ID:</b> S1<br><b>Position:</b> (1.0, 60, 0)<br><b>Size:</b> 1x1x1<br><b>Value:</b> 25<br><b>Weight:</b> 2<br><b>Is_Fragile:</b> False<br><b>ETA:</b> 1", "<b>ID:</b> S1<br><b>Position:</b> (1.0, 60, 0)<br><b>Size:</b> 1x1x1<br><b>Value:</b> 25<br><b>Weight:</b> 2<br><b>Is_Fragile:</b> False<br><b>ETA:</b> 1", "<b>ID:</b> S1<br><b>Position:</b> (1.0, 60, 0)<br><b>Size:</b> 1x1x1<br><b>Value:</b> 25<br><b>Weight:</b> 2<br><b>Is_Fragile:</b> False<br><b>ETA:</b> 1", "<b>ID:</b> S1<br><b>Position:</b> (1.0, 60, 0)<br><b>Size:</b> 1x1x1<br><b>Value:</b> 25<br><b>Weight:</b> 2<br><b>Is_Fragile:</b> False<br><b>ETA:</b> 1", "<b>ID:</b> S1<br><b>Position:</b> (1.0, 60, 0)<br><b>Size:</b> 1x1x1<br><b>Value:</b> 25<br><b>Weight:</b> 2<br><b>Is_Fragile:</b> False<br><b>ETA:</b> 1", "<b>ID:</b> S1<br><b>Position:</b> (1.0, 60, 0)<br><b>Size:</b> 1x1x1<br><b>Value:</b> 25<br><b>Weight:</b> 2<br><b>Is_Fragile:</b> False<br><b>ETA:</b> 1"], "name": "Package S1", "opacity": 1, "showlegend": false, "type": "mesh3d", "x": [13, 14, 14, 13, 13, 14, 14, 13], "y": [61, 61, 62, 62, 61, 61, 62, 62], "z": [0, 0, 0, 0, 1, 1, 1, 1]}, {"alphahull": 0, "color": "#00CC96", "flatshading": true, "hovertemplate": "%{hovertext}<extra></extra>", "hovertext": ["<b>ID:</b> S2<br><b>Position:</b> (1.0, 62, 0)<br><b>Size:</b> 1x2x1<br><b>Value:</b> 30<br><b>Weight:</b> 3<br><b>Is_Fragile:</b> False<br><b>ETA:</b> 2", "<b>ID:</b> S2<br><b>Position:</b> (1.0, 62, 0)<br><b>Size:</b> 1x2x1<br><b>Value:</b> 30<br><b>Weight:</b> 3<br><b>Is_Fragile:</b> False<br><b>ETA:</b> 2", "<b>ID:</b> S2<br><b>Position:</b> (1.0, 62, 0)<br><b>Size:</b> 1x2x1<br><b>Value:</b> 30<br><b>Weight:</b> 3<br><b>Is_Fragile:</b> False<br><b>ETA:</b> 2", "<b>ID:</b> S2<br><b>Position:</b> (1.0, 62, 0)<br><b>Size:</b> 1x2x1<br><b>Value:</b> 30<br><b>Weight:</b> 3<br><b>Is_Fragile:</b> False<br><b>ETA:</b> 2", "<b>ID:</b> S2<br><b>Position:</b> (1.0, 62, 0)<br><b>Size:</b> 1x2x1<br><b>Value:</b> 30<br><b>Weight:</b> 3<br><b>Is_Fragile:</b> False<br><b>ETA:</b> 2", "<b>ID:</b> S2<br><b>Position:</b> (1.0, 62, 0)<br><b>Size:</b> 1x2x1<br><b>Value:</b> 30<br><b>Weight:</b> 3<br><b>Is_Fragile:</b> False<br><b>ETA:</b> 2", "<b>ID:</b> S2<br><b>Position:</b> (1.0, 62, 0)<br><b>Size:</b> 1x2x1<br><b>Value:</b> 30<br><b>Weight:</b> 3<br><b>Is_Fragile:</b> False<br><b>ETA:</b> 2", "<b>ID:</b> S2<br><b>Position:</b> (1.0, 62, 0)<br><b>Size:</b> 1x2x1<br><b>Value:</b> 30<br><b>Weight:</b> 3<br><b>Is_Fragile:</b> False<br><b>ETA:</b> 2"], "name": "Package S2", "opacity": 1, "showlegend": false, "type": "mesh3d", "x": [13, 14, 14, 13, 13, 14, 14, 13], "y": [63, 63, 65, 65, 63, 63, 65, 65], "z": [0, 0, 0, 0, 1, 1, 1, 1]}, {"alphahull": 0, "color": "#AB63FA", "flatshading": true, "hovertemplate": "%{hovertext}<extra></extra>", "hovertext": ["<b>ID:</b> S4<br><b>Position:</b> (1.0, 65, 0)<br><b>Size:</b> 1x1x2<br><b>Value:</b> 20<br><b>Weight:</b> 2<br><b>Is_Fragile:</b> False<br><b>ETA:</b> 3", "<b>ID:</b> S4<br><b>Position:</b> (1.0, 65, 0)<br><b>Size:</b> 1x1x2<br><b>Value:</b> 20<br><b>Weight:</b> 2<br><b>Is_Fragile:</b> False<br><b>ETA:</b> 3", "<b>ID:</b> S4<br><b>Position:</b> (1.0, 65, 0)<br><b>Size:</b> 1x1x2<br><b>Value:</b> 20<br><b>Weight:</b> 2<br><b>Is_Fragile:</b> False<br><b>ETA:</b> 3", "<b>ID:</b> S4<br><b>Position:</b> (1.0, 65, 0)<br><b>Size:</b> 1x1x2<br><b>Value:</b> 20<br><b>Weight:</b> 2<br><b>Is_Fragile:</b> False<br><b>ETA:</b> 3", "<b>ID:</b> S4<br><b>Position:</b> (1.0, 65, 0)<br><b>Size:</b> 1x1x2<br><b>Value:</b> 20<br><b>Weight:</b> 2<br><b>Is_Fragile:</b> False<br><b>ETA:</b> 3", "<b>ID:</b> S4<br><b>Position:</b> (1.0, 65, 0)<br><b>Size:</b> 1x1x2<br><b>Value:</b> 20<br><b>Weight:</b> 2<br><b>Is_Fragile:</b> False<br><b>ETA:</b> 3", "<b>ID:</b> S4<br><b>Position:</b> (1.0, 65, 0)<br><b>Size:</b> 1x1x2<br><b>Value:</b> 20<br><b>Weight:</b> 2<br><b>Is_Fragile:</b> False<br><b>ETA:</b> 3", "<b>ID:</b> S4<br><b>Position:</b> (1.0, 65, 0)<br><b>Size:</b> 1x1x2<br><b>Value:</b> 20<br><b>Weight:</b> 2<br><b>Is_Fragile:</b> False<br><b>ETA:</b> 3"], "name": "Package S4", "opacity": 1, "showlegend": false, "type": "mesh3d", "x": [13, 14, 14, 13, 13, 14, 14, 13], "y": [66, 66, 67, 67, 66, 66, 67, 67], "z": [0, 0, 0, 0, 2, 2, 2, 2]}, {"alphahull": 0, "color": "#FF6692", "flatshading": true, "hovertemplate": "%{hovertext}<extra></extra>", "hovertext": ["<b>ID:</b> S5<br><b>Position:</b> (1.0, 67, 0)<br><b>Size:</b> 2x2x1<br><b>Value:</b> 35<br><b>Weight:</b> 4<br><b>Is_Fragile:</b> False<br><b>ETA:</b> 5", "<b>ID:</b> S5<br><b>Position:</b> (1.0, 67, 0)<br><b>Size:</b> 2x2x1<br><b>Value:</b> 35<br><b>Weight:</b> 4<br><b>Is_Fragile:</b> False<br><b>ETA:</b> 5", "<b>ID:</b> S5<br><b>Position:</b> (1.0, 67, 0)<br><b>Size:</b> 2x2x1<br><b>Value:</b> 35<br><b>Weight:</b> 4<br><b>Is_Fragile:</b> False<br><b>ETA:</b> 5", "<b>ID:</b> S5<br><b>Position:</b> (1.0, 67, 0)<br><b>Size:</b> 2x2x1<br><b>Value:</b> 35<br><b>Weight:</b> 4<br><b>Is_Fragile:</b> False<br><b>ETA:</b> 5", "<b>ID:</b> S5<br><b>Position:</b> (1.0, 67, 0)<br><b>Size:</b> 2x2x1<br><b>Value:</b> 35<br><b>Weight:</b> 4<br><b>Is_Fragile:</b> False<br><b>ETA:</b> 5", "<b>ID:</b> S5<br><b>Position:</b> (1.0, 67, 0)<br><b>Size:</b> 2x2x1<br><b>Value:</b> 35<br><b>Weight:</b> 4<br><b>Is_Fragile:</b> False<br><b>ETA:</b> 5", "<b>ID:</b> S5<br><b>Position:</b> (1.0, 67, 0)<br><b>Size:</b> 2x2x1<br><b>Value:</b> 35<br><b>Weight:</b> 4<br><b>Is_Fragile:</b> False<br><b>ETA:</b> 5", "<b>ID:</b> S5<br><b>Position:</b> (1.0, 67, 0)<br><b>Size:</b> 2x2x1<br><b>Value:</b> 35<br><b>Weight:</b> 4<br><b>Is_Fragile:</b> False<br><b>ETA:</b> 5"], "name": "Package S5", "opacity": 1, "showlegend": false, "type": "mesh3d", "x": [13, 15, 15, 13, 13, 15, 15, 13], "y": [68, 68, 70, 70, 68, 68, 70, 70], "z": [0, 0, 0, 0, 1, 1, 1, 1]}, {"line": {"color": "black", "dash": "dashdot", "width": 3}, "mode": "lines", "name": "Unassigned Area", "showlegend": false, "type": "scatter3d", "x": [12, 20, 20, 12, 12], "y": [1, 1, 71, 71, 1], "z": [0, 0, 0, 0, 0]}], "layout": {"margin": {"b": 0, "l": 0, "pad": 0, "r": 0, "t": 0}, "scene": {"aspectmode": "data", "xaxis": {"showbackground": false, "showgrid": false, "showticklabels": false, "ticks": "", "title": {"text": ""}, "zeroline": false}, "yaxis": {"showbackground": false, "showgrid": false, "showticklabels": false, "ticks": "", "title": {"text": ""}, "zeroline": false}, "zaxis": {"showbackground": false, "showgrid": false, "showticklabels": false, "ticks": "", "title": {"text": ""}, "zeroline": false}}}}
